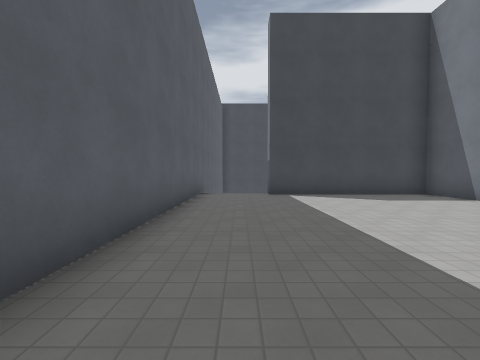
view 1 (above)

24 first-person views from a walk through a Godot game level. The camera is 1.5 m above the floor, tilts 2° down and sees 90° across. The floor is counted in squares, 2 m on a side. Each view is taken from the middle of a square. On the plan, view 1 faces up. The plan holds only what a view shows up to about 9 squares ahead; the rest is blank. The place goes on beyond the plan. Surface patterns are stand-ins for the level's own textures.

view 2
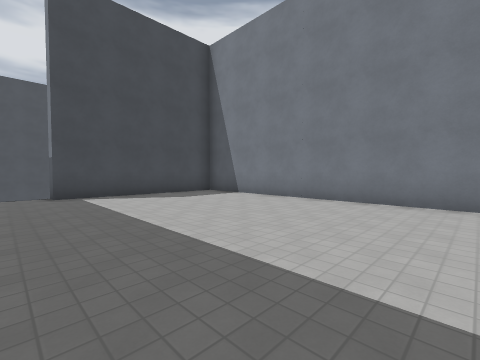

view 3
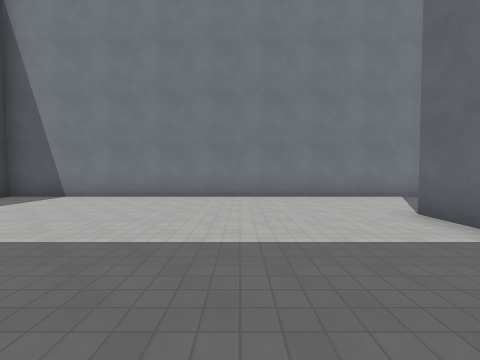

view 4
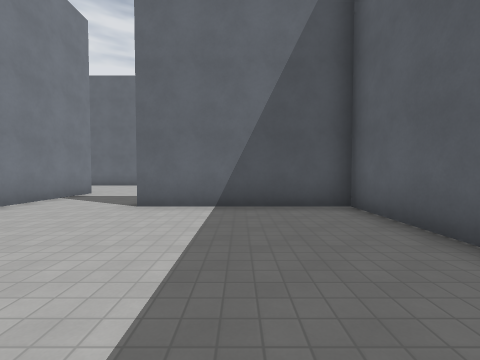

view 5
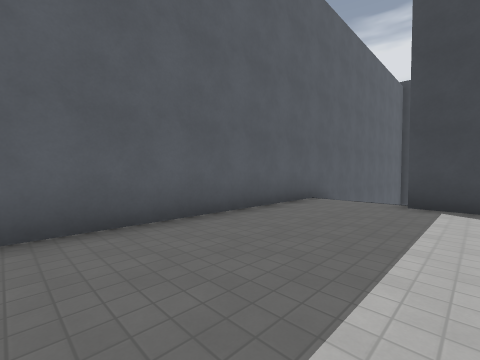

view 6
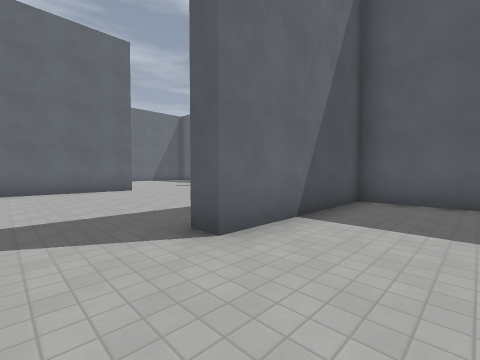

view 7
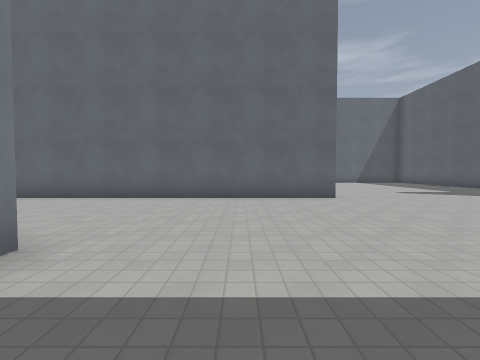

view 8
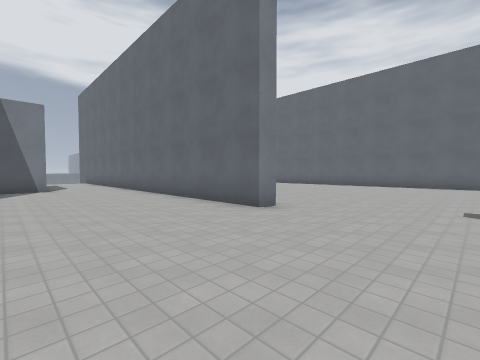

view 9
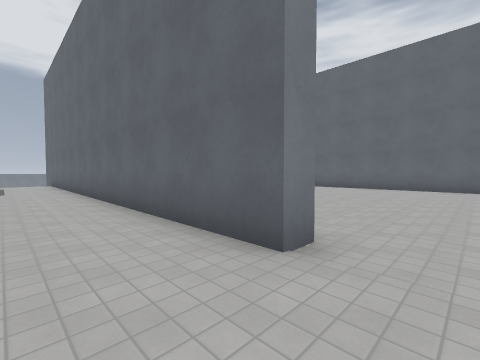

view 10
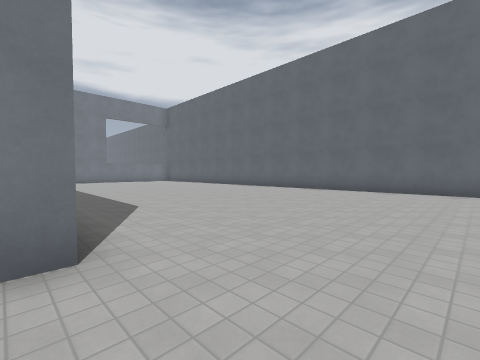

view 11
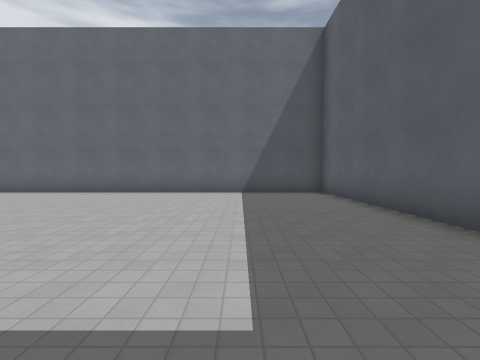

view 12
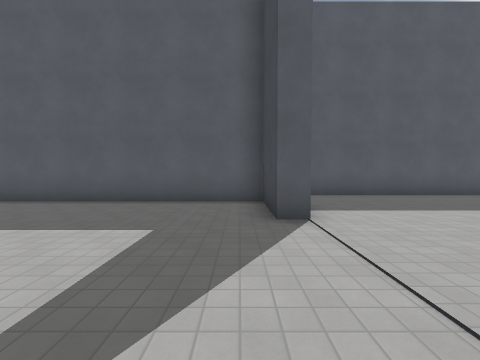

view 13
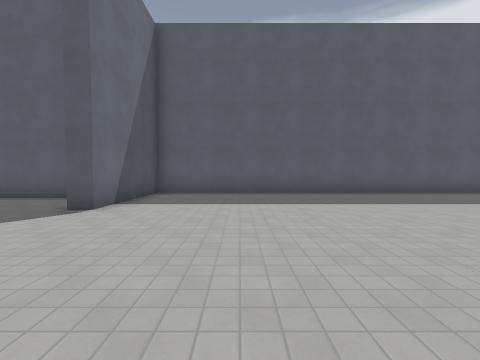

view 14
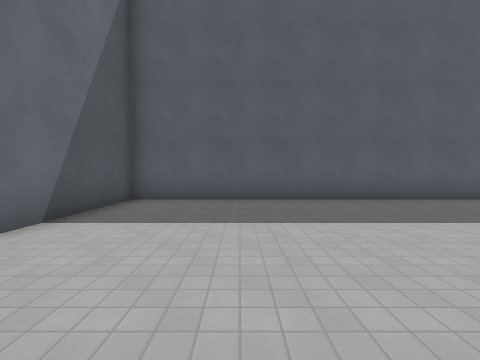

view 15
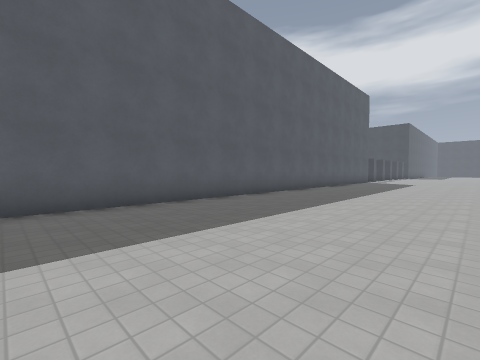

view 16
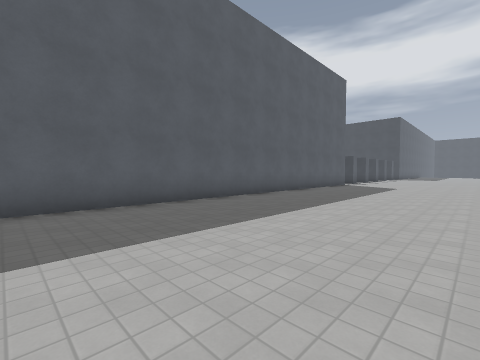

view 17
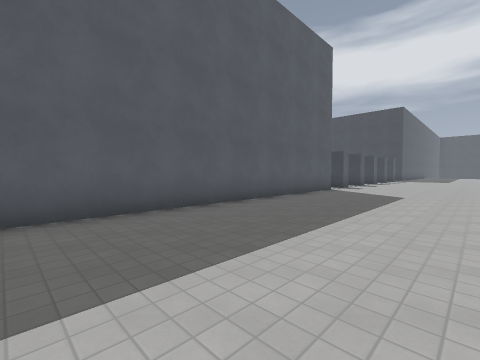

view 18
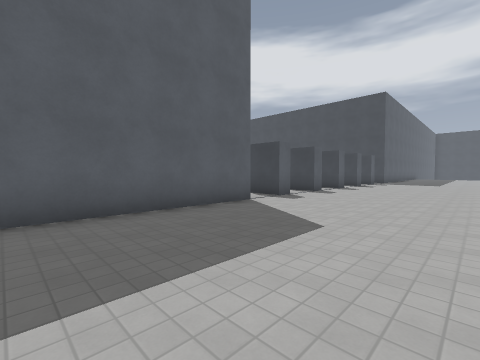

view 19
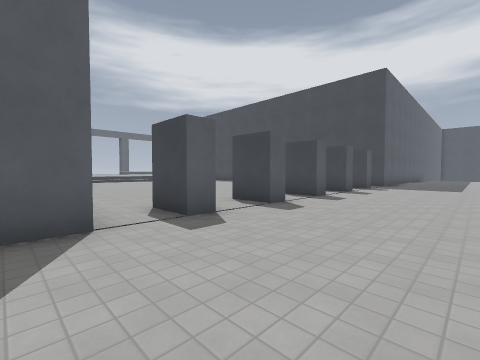

view 20
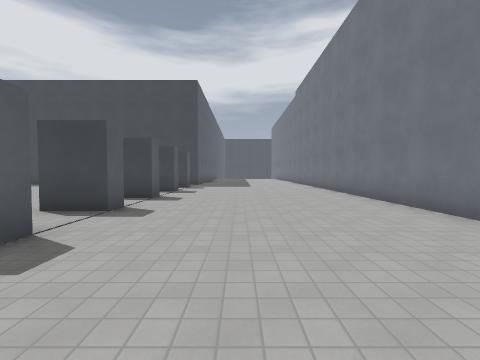

view 21
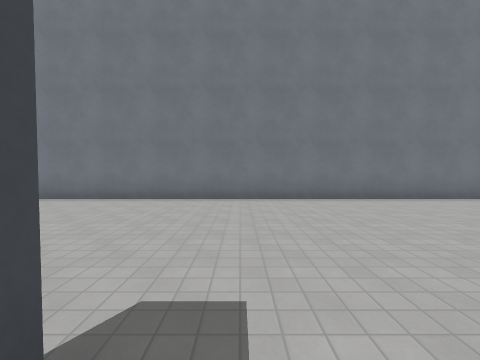

view 22
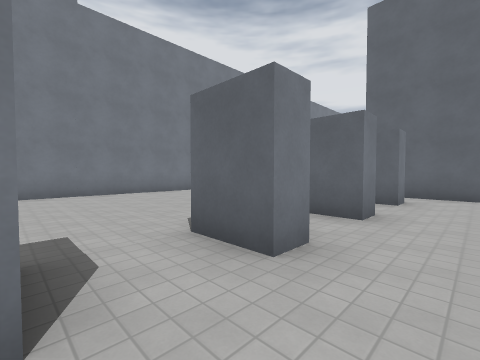

view 23
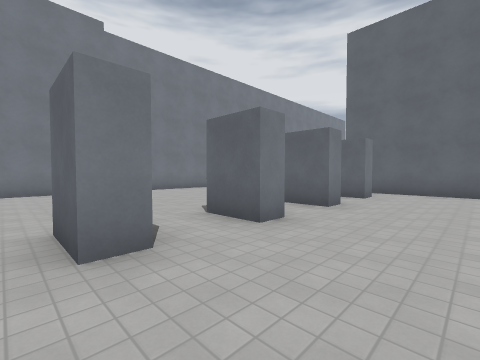

view 24
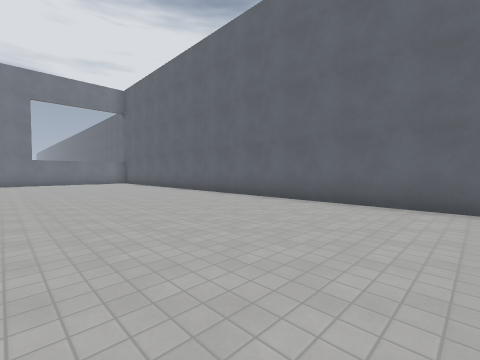

### Floor plan
Points are (right, up) in squares from view 1. A wall is a line through its corners. A room is listed if a view was taken in it or the views show most of it. See-through windows are left out.
Room 1 (views 1, 2, 3, 4, 5, 6)
walls: (6.1, -1.5) (6.1, 7.9) (1, 7.9) (1, 8.4); (-1.4, 9.5) (-1.4, -2.1) (3.2, -2.1)
ways out: opening at (4.5, -2) to room 2; opening at (-0.5, 8.5)
Room 2 (views 7, 8, 9, 10, 11, 12, 13, 14, 15, 16, 17, 18, 19, 20, 21, 22, 23, 24)
walls: (3.2, -2.1) (3.2, -2.8); (6.1, -5.4) (6.1, -1.5); (1.3, -10.5) (1.3, -9.9) (11, -9.9); (9.1, -7.2) (9.1, -6); (-2.3, 9.2) (-2.3, 22.1); (-8.4, 12.9) (-8.4, -9.9) (-4.7, -9.9) (-4.7, -10.4) (-7, -10.4) (-7, -19.7) (8.1, -19.7); (-8.4, 14.9) (-8.4, 14.2) (-9.7, 14.2) (-9.7, 14.8) (-9, 14.8); (-12.1, 12.8) (-9.2, 12.8); (-8.4, 16.5) (-9.7, 16.5) (-9.7, 17.1) (-8.4, 17.1) (-8.4, 16.5); (-8.4, 18.7) (-9.7, 18.7) (-9.7, 19.3) (-8.4, 19.3) (-8.4, 18.7); (-9.7, 20.9) (-9.7, 21.6) (-8.4, 21.6) (-8.4, 21) (-9, 21)
ways out: opening at (4.5, -2) to room 1; gap at (-9, 14)

Positions as (right, up) in squares from view 1, and headings:
1: (0, 0), facing up
2: (0, 0), facing up-right
3: (-1, 1), facing right
4: (1, 3), facing down
5: (2, 2), facing up-left
6: (5, 0), facing down-left
7: (4, -3), facing down
8: (-2, -6), facing down-right
9: (0, -8), facing down-right
10: (-1, -10), facing down-right
11: (-4, -11), facing down
12: (-1, -11), facing left
13: (0, -7), facing left
14: (-2, -7), facing left
15: (-3, -5), facing up-left
16: (-3, -1), facing up-left
17: (-4, 3), facing up-left
18: (-4, 8), facing up-left
19: (-5, 12), facing up-left
20: (-6, 12), facing up
21: (-9, 16), facing right
22: (-11, 21), facing down-right
23: (-12, 22), facing down-right
24: (1, -14), facing down-right
